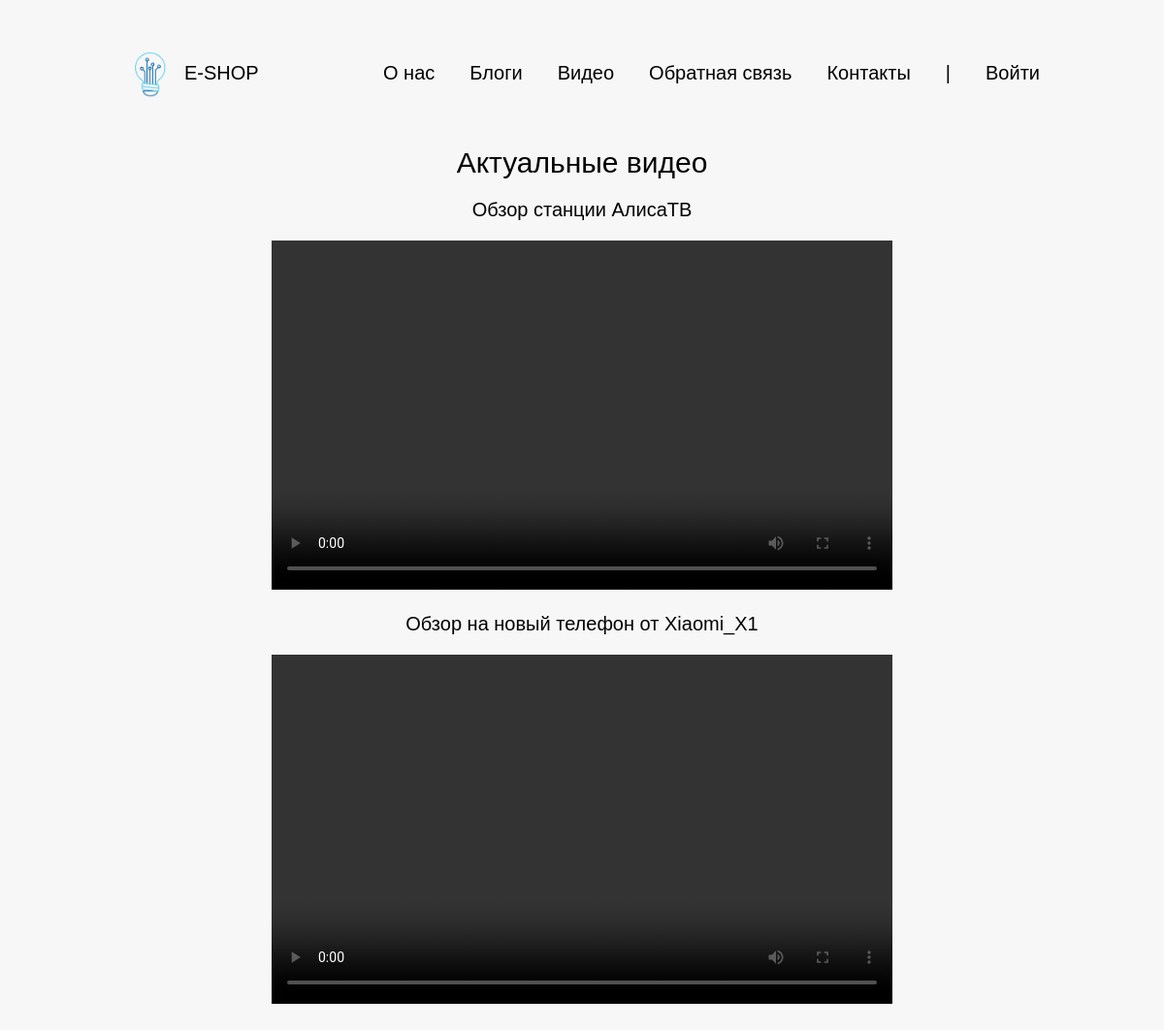
The page /videos on the database its author committed.
### eblog/models.py (models this page shows, shortened)
class Videos(models.Model):
    video_file = models.FileField(upload_to='videos/')
    name = models.TextField(verbose_name = "Название видео")

### eblog/views.py (the view)
# urls.py: path('videos',views.videos,name="videos"),
def videos(request):
    videos = Videos.objects.all()
    context = {
    'videos': videos,
    }
    return render(request,"videos.html",context)

### templates/videos.html (shortened to what this page needs)
{% extends "layout.html" %}
{% load static %}
{% block content %}
    <div class="video_header">
        <p>Актуальные видео</p>
    </div>
    {% for video in videos %}
        <div class="videos_wrapper">
            <div class="videos_name">
                <P>{{video.name}}</P>
            </div>
            <div class="video_player">
                <video width="640" height="360" controls>
                    <source src="{{video.video_file.url}}" type="video/mp4">
                </video>
            </div>
    {% endfor %}
    </div>
{% endblock %}

### static/style.css (style rules this page uses)
* { box-sizing: border-box; margin: 0; font-family: 'Poppins',sans-serif; }
body { background-color: #f7f7f7; }
p { font-size: 20px; }
.video_header { display: flex; justify-content: center; }
.video_header p { font-size: 30px; }
.videos_name { padding-bottom: 20px; }
.videos_wrapper { display: flex; flex-direction: column; align-items: center; padding: 20px; }

### rows shown on the page
Videos: name "Обзор станции АлисаТВ"
Videos: name "Обзор на новый телефон от Xiaomi_X1"
